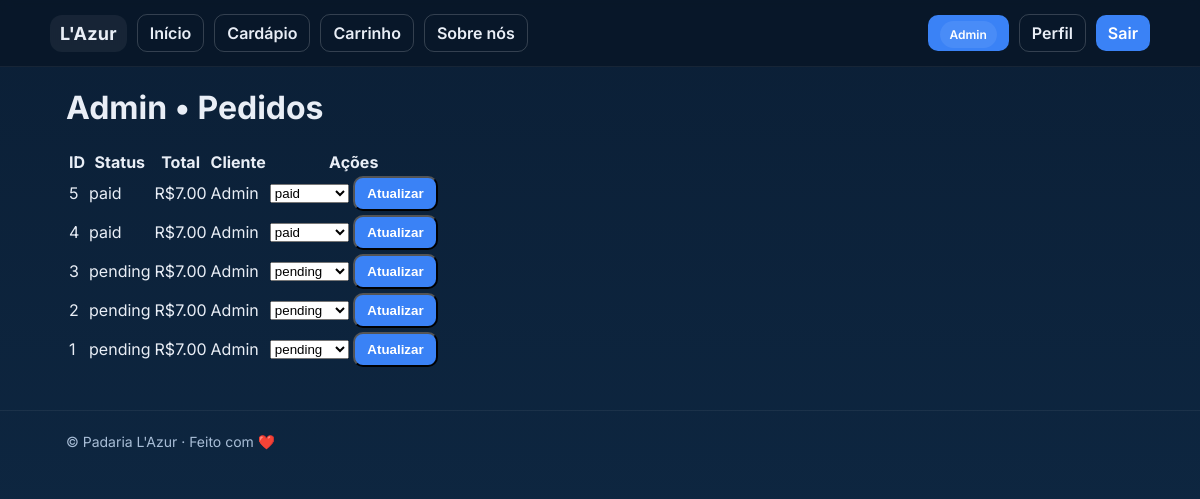
Page /admin/orders (signed in) on the committed database.
### app/models.py (models this page shows)
class Order(db.Model):
    id = db.Column(db.Integer, primary_key=True)
    user_id = db.Column(db.Integer, db.ForeignKey('user.id'), nullable=True)
    customer_name = db.Column(db.String(120))
    cep = db.Column(db.String(9))
    address = db.Column(db.String(255))
    status = db.Column(db.String(40), default="pending")  # pending, paid, cancelled
    total_cents = db.Column(db.Integer, default=0)
    pix_txid = db.Column(db.String(35))
    pix_payload = db.Column(db.Text)   # BR Code payload for QR
    pix_qr_url = db.Column(db.Text)   # base64 data URL or Cloudinary URL
    created_at = db.Column(db.DateTime, default=datetime.utcnow)
    updated_at = db.Column(db.DateTime, default=datetime.utcnow, onupdate=datetime.utcnow)
    items = db.relationship("OrderItem", backref="order", lazy=True, cascade="all, delete-orphan")

### app/routes/admin.py (the view)
@admin_bp.get('/orders')
@login_required
@admin_required
def orders_list():
    orders = Order.query.order_by(Order.created_at.desc()).limit(100).all()
    return render_template('admin/orders_list.html', orders=orders)

### app/auth_utils.py (called while the page is built)
def admin_required(fn):
    @wraps(fn)
    def wrapper(*args, **kwargs):
        if not current_user.is_authenticated or not getattr(current_user, "is_admin", False):
            abort(404)  # esconder existência das rotas admin
        return fn(*args, **kwargs)
    return wrapper

### app/models.py (called while the page is built)
@login_manager.user_loader
def load_user(user_id):
    return User.query.get(int(user_id))

### app/templates/admin/orders_list.html (shortened to what this page needs)
{% extends 'base.html' %}
{% block content %}
<h1>Admin • Pedidos</h1>
<table>
<tr><th>ID</th><th>Status</th><th>Total</th><th>Cliente</th><th>Ações</th></tr>
{% for o in orders %}
<tr>
  <td>{{ o.id }}</td>
  <td>{{ o.status }}</td>
  <td>R${{ '%.2f'%(o.total_cents/100) }}</td>
  <td>{{ o.customer_name or (o.user.name if o.user) }}</td>
  <td>
    <form method="post" action="{{ url_for('admin.orders_set_status', oid=o.id) }}">
      <select name="status">
        <option value="pending" {% if o.status=='pending' %}selected{% endif %}>pending</option>
        <option value="paid" {% if o.status=='paid' %}selected{% endif %}>paid</option>
      </select>
      <button class="btn">Atualizar</button>
    </form>
  </td>
</tr>
{% endfor %}
</table>
{% endblock %}

### app/templates/base.html (style rules this page uses)
:root { --bg:#0b1f36; --bg2:#0f2a46; --card:#143a63; --accent:#3a82f6; --text:#e9eef6; --muted:#a8bdd6; --success:#22c55e; }
* { box-sizing:border-box; }
html,body { height:100%; }
body { margin:0; background: linear-gradient(180deg,var(--bg) 0%, var(--bg2) 100%); color: var(--text); font-family: Inter, system-ui, -apple-system, Segoe UI, Roboto, Arial, sans-serif; }
.btn { background: var(--accent); color:#fff; padding:8px 12px; border-radius:10px; font-weight:600; transition:.15s ease; }

### rows in the picture
Order: id "5", status "paid", o.total_cents/100 "7.00", customer_name "Admin"
Order: id "4", status "paid", o.total_cents/100 "7.00", customer_name "Admin"
Order: id "3", status "pending", o.total_cents/100 "7.00", customer_name "Admin"
Order: id "2", status "pending", o.total_cents/100 "7.00", customer_name "Admin"
Order: id "1", status "pending", o.total_cents/100 "7.00", customer_name "Admin"
